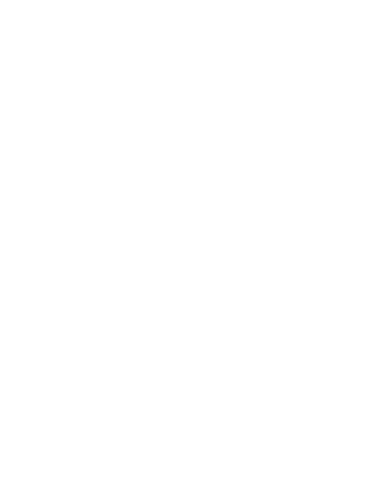
Frame 1 (no input)
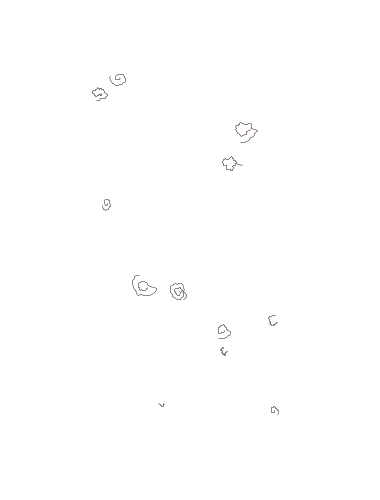
Frame 60 (the mouse pressed at the canvas centre just before this capture)
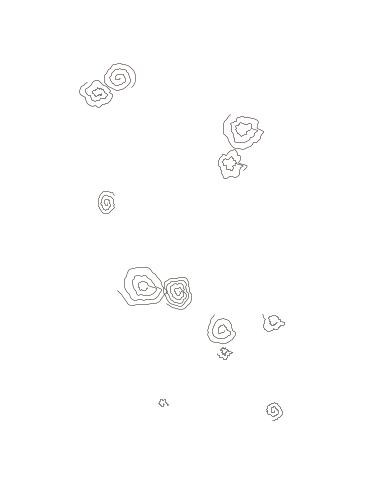
Frame 120 (the mouse held since frame 60 and released just before this capture)

The Processing sketch that drew these frames (run headless with seeded random() and noise(); from frame 60 on, the mouse is pressed at the canvas centre):

// Processing sketch: processing_2808
// ── processing_2808.pde

Spiral[] s;
int numSpirals = 12;
void setup(){
  size(380, 500);
  smooth();

  s = new Spiral[numSpirals];
  for(int i = 0; i < numSpirals; i++){
    s[i] = new Spiral(random(width/7, width*6/7), random(height/7, height*6/7));
  }
  noFill();
  strokeWeight(0.5);
}

void draw(){
  background(255);
  for(int i = 0; i < numSpirals; i++){
    s[i].draw();
  }
}


class Polar{

  float ang, dim;

  Polar(float a, float d){
    ang = a;
    dim = d;
  }
}

class Spiral{
  ArrayList polar;
  int angSteps;    // divisiones del giro completo; puntos por vuelta
  float angInc;    // incremento en el Ã¡ngulo por cada punto del espiral
  float ang;       // angulo actual
  float amp, sp;   // amplificaciÃ³n y espaciador por cada vuelta
  float ox, oy;    // coordanadas del centro del espiral
  boolean grow;    // switch para controlar si crece o no
  int seed;
  color st;
  float alfa = 255;
  int fadeSteps;

  Spiral(float x, float y){
    polar = new ArrayList(); 
    reset();
    ox = x;
    oy = y;
    ang = TWO_PI;
  }

  void draw(){
    if(grow) {
      calc();
    }
    else{
      fade();
    }

    pushMatrix();
    translate(ox, oy);
    stroke(st, alfa);
    beginShape();
    for(int i = 0; i < polar.size(); i++){
      Polar p = (Polar)polar.get(i);

      float x = cos(p.ang) * p.dim;
      float y = sin(p.ang) * p.dim;

      curveVertex(x,y);

      if(x+ox > width || x+ox < 0 || y+oy > height || y+oy < 0){
        grow = false;
      }
    }
    endShape();
    popMatrix(); 
  }

  void calc(){
    noiseSeed(seed);
    float num = (float)millis()/100;
    int z = polar.size();
    if(z > angSteps){
      Polar a = (Polar)polar.get(z-angSteps);   // tome el valor de la vuelta anterior
      Polar p = new Polar(ang, a.dim + sp + noise(num)*amp);
      polar.add(p);
    }
    else{
      Polar p = new Polar(ang, noise(num)*amp + sp*((float)z/(float)angSteps));
      polar.add(p);
    }
    ang += angInc;
  }

  void fade(){

    alfa -= 255/(float)fadeSteps;
    if (alfa <= 5) reset();


  }

  void reset(){
    polar.clear();
    ox = random(width/7, width*6/7);
    oy = random(height/7, height*6/7); 
    grow = true;
    alfa = 255;
    amp = random(2, 10);
    sp = random(0.9, 4);
    seed = (int)random(100000);
    st = color(random(10, 50), random(10, 40), random(10, 26));
    if(round(random(10)) % 2 == 0) angInc *= -1;
    fadeSteps = round(random(25, 50));
    angSteps = round(random(24, 120));
    angInc = TWO_PI / (float)angSteps;
  }

}
